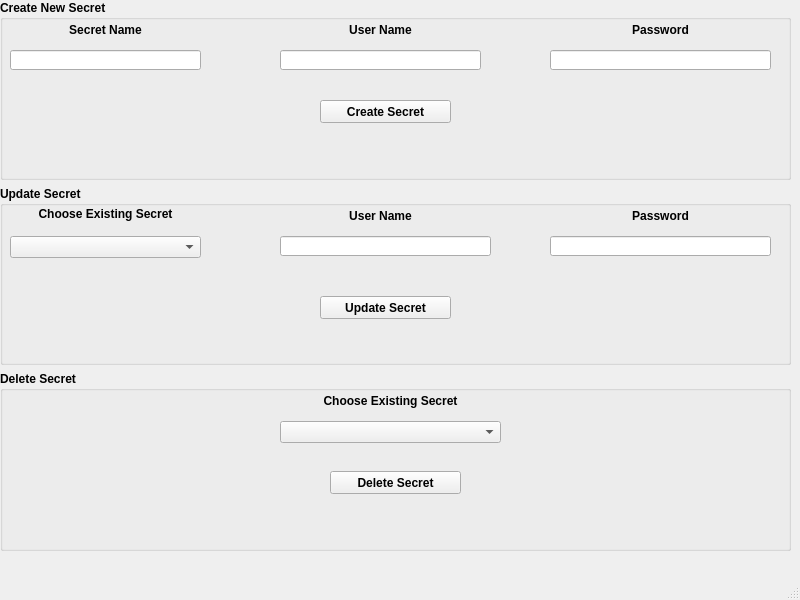
<?xml version="1.0" encoding="UTF-8"?>
<ui version="4.0">
 <class>MainWindow</class>
 <widget class="QMainWindow" name="MainWindow">
  <property name="geometry">
   <rect>
    <x>0</x>
    <y>0</y>
    <width>800</width>
    <height>600</height>
   </rect>
  </property>
  <property name="windowTitle">
   <string>ACG Secrets Manager</string>
  </property>
  <property name="windowIcon">
   <iconset resource="resources.qrc">
    <normaloff>:/logo.jpg</normaloff>:/logo.jpg</iconset>
  </property>
  <widget class="QWidget" name="centralwidget">
   <widget class="QWidget" name="verticalLayoutWidget">
    <property name="geometry">
     <rect>
      <x>0</x>
      <y>0</y>
      <width>791</width>
      <height>551</height>
     </rect>
    </property>
    <layout class="QVBoxLayout" name="verticalLayout">
     <item>
      <widget class="QGroupBox" name="groupBox">
       <property name="font">
        <font>
         <weight>75</weight>
         <bold>true</bold>
        </font>
       </property>
       <property name="title">
        <string>Create New Secret</string>
       </property>
       <widget class="QLabel" name="label">
        <property name="geometry">
         <rect>
          <x>10</x>
          <y>20</y>
          <width>191</width>
          <height>20</height>
         </rect>
        </property>
        <property name="font">
         <font>
          <weight>75</weight>
          <bold>true</bold>
         </font>
        </property>
        <property name="text">
         <string>Secret Name</string>
        </property>
        <property name="alignment">
         <set>Qt::AlignCenter</set>
        </property>
       </widget>
       <widget class="QLabel" name="label_2">
        <property name="geometry">
         <rect>
          <x>280</x>
          <y>20</y>
          <width>201</width>
          <height>20</height>
         </rect>
        </property>
        <property name="font">
         <font>
          <weight>75</weight>
          <bold>true</bold>
         </font>
        </property>
        <property name="text">
         <string>User Name</string>
        </property>
        <property name="alignment">
         <set>Qt::AlignCenter</set>
        </property>
       </widget>
       <widget class="QLabel" name="label_3">
        <property name="geometry">
         <rect>
          <x>550</x>
          <y>20</y>
          <width>221</width>
          <height>20</height>
         </rect>
        </property>
        <property name="font">
         <font>
          <weight>75</weight>
          <bold>true</bold>
         </font>
        </property>
        <property name="text">
         <string>Password</string>
        </property>
        <property name="alignment">
         <set>Qt::AlignCenter</set>
        </property>
       </widget>
       <widget class="QLineEdit" name="le_secret_nm">
        <property name="geometry">
         <rect>
          <x>10</x>
          <y>50</y>
          <width>191</width>
          <height>20</height>
         </rect>
        </property>
       </widget>
       <widget class="QLineEdit" name="le_secret_uname">
        <property name="geometry">
         <rect>
          <x>280</x>
          <y>50</y>
          <width>201</width>
          <height>20</height>
         </rect>
        </property>
       </widget>
       <widget class="QLineEdit" name="le_secret_pw">
        <property name="geometry">
         <rect>
          <x>550</x>
          <y>50</y>
          <width>221</width>
          <height>20</height>
         </rect>
        </property>
        <property name="inputMask">
         <string notr="true"/>
        </property>
        <property name="echoMode">
         <enum>QLineEdit::Password</enum>
        </property>
       </widget>
       <widget class="QPushButton" name="btn_create">
        <property name="geometry">
         <rect>
          <x>320</x>
          <y>100</y>
          <width>131</width>
          <height>23</height>
         </rect>
        </property>
        <property name="text">
         <string>Create Secret</string>
        </property>
       </widget>
       <widget class="QLabel" name="lbl_create">
        <property name="geometry">
         <rect>
          <x>10</x>
          <y>130</y>
          <width>771</width>
          <height>31</height>
         </rect>
        </property>
        <property name="text">
         <string/>
        </property>
       </widget>
      </widget>
     </item>
     <item>
      <widget class="QGroupBox" name="groupBox_2">
       <property name="font">
        <font>
         <weight>75</weight>
         <bold>true</bold>
        </font>
       </property>
       <property name="title">
        <string>Update Secret</string>
       </property>
       <widget class="QComboBox" name="cmb_Update">
        <property name="geometry">
         <rect>
          <x>10</x>
          <y>50</y>
          <width>191</width>
          <height>22</height>
         </rect>
        </property>
       </widget>
       <widget class="QLabel" name="label_4">
        <property name="geometry">
         <rect>
          <x>10</x>
          <y>20</y>
          <width>191</width>
          <height>16</height>
         </rect>
        </property>
        <property name="font">
         <font>
          <weight>75</weight>
          <bold>true</bold>
         </font>
        </property>
        <property name="text">
         <string>Choose Existing Secret</string>
        </property>
        <property name="alignment">
         <set>Qt::AlignCenter</set>
        </property>
       </widget>
       <widget class="QLineEdit" name="le_secret_pw_up">
        <property name="geometry">
         <rect>
          <x>550</x>
          <y>50</y>
          <width>221</width>
          <height>20</height>
         </rect>
        </property>
        <property name="inputMask">
         <string notr="true"/>
        </property>
        <property name="echoMode">
         <enum>QLineEdit::Password</enum>
        </property>
       </widget>
       <widget class="QLineEdit" name="le_secret_uname_up">
        <property name="geometry">
         <rect>
          <x>280</x>
          <y>50</y>
          <width>211</width>
          <height>20</height>
         </rect>
        </property>
       </widget>
       <widget class="QLabel" name="label_5">
        <property name="geometry">
         <rect>
          <x>280</x>
          <y>20</y>
          <width>201</width>
          <height>20</height>
         </rect>
        </property>
        <property name="font">
         <font>
          <weight>75</weight>
          <bold>true</bold>
         </font>
        </property>
        <property name="text">
         <string>User Name</string>
        </property>
        <property name="alignment">
         <set>Qt::AlignCenter</set>
        </property>
       </widget>
       <widget class="QLabel" name="label_6">
        <property name="geometry">
         <rect>
          <x>550</x>
          <y>20</y>
          <width>221</width>
          <height>20</height>
         </rect>
        </property>
        <property name="font">
         <font>
          <weight>75</weight>
          <bold>true</bold>
         </font>
        </property>
        <property name="text">
         <string>Password</string>
        </property>
        <property name="alignment">
         <set>Qt::AlignCenter</set>
        </property>
       </widget>
       <widget class="QPushButton" name="btn_update">
        <property name="geometry">
         <rect>
          <x>320</x>
          <y>110</y>
          <width>131</width>
          <height>23</height>
         </rect>
        </property>
        <property name="text">
         <string>Update Secret</string>
        </property>
       </widget>
       <widget class="QLabel" name="lbl_update">
        <property name="geometry">
         <rect>
          <x>10</x>
          <y>140</y>
          <width>771</width>
          <height>21</height>
         </rect>
        </property>
        <property name="text">
         <string/>
        </property>
       </widget>
      </widget>
     </item>
     <item>
      <widget class="QGroupBox" name="groupBox_3">
       <property name="font">
        <font>
         <weight>75</weight>
         <bold>true</bold>
        </font>
       </property>
       <property name="title">
        <string>Delete Secret</string>
       </property>
       <widget class="QComboBox" name="cmd_delete">
        <property name="geometry">
         <rect>
          <x>280</x>
          <y>50</y>
          <width>221</width>
          <height>22</height>
         </rect>
        </property>
       </widget>
       <widget class="QLabel" name="label_7">
        <property name="geometry">
         <rect>
          <x>280</x>
          <y>20</y>
          <width>221</width>
          <height>20</height>
         </rect>
        </property>
        <property name="font">
         <font>
          <weight>75</weight>
          <bold>true</bold>
         </font>
        </property>
        <property name="text">
         <string>Choose Existing Secret</string>
        </property>
        <property name="alignment">
         <set>Qt::AlignCenter</set>
        </property>
       </widget>
       <widget class="QPushButton" name="btn_delete">
        <property name="geometry">
         <rect>
          <x>330</x>
          <y>100</y>
          <width>131</width>
          <height>23</height>
         </rect>
        </property>
        <property name="text">
         <string>Delete Secret</string>
        </property>
       </widget>
       <widget class="QLabel" name="lbl_delete">
        <property name="geometry">
         <rect>
          <x>0</x>
          <y>140</y>
          <width>781</width>
          <height>21</height>
         </rect>
        </property>
        <property name="text">
         <string/>
        </property>
       </widget>
      </widget>
     </item>
    </layout>
   </widget>
  </widget>
  <widget class="QMenuBar" name="menubar">
   <property name="geometry">
    <rect>
     <x>0</x>
     <y>0</y>
     <width>800</width>
     <height>21</height>
    </rect>
   </property>
  </widget>
  <widget class="QStatusBar" name="statusbar"/>
 </widget>
 <tabstops>
  <tabstop>le_secret_nm</tabstop>
  <tabstop>le_secret_uname</tabstop>
  <tabstop>le_secret_pw</tabstop>
  <tabstop>btn_create</tabstop>
  <tabstop>cmb_Update</tabstop>
  <tabstop>le_secret_uname_up</tabstop>
  <tabstop>le_secret_pw_up</tabstop>
  <tabstop>btn_update</tabstop>
  <tabstop>cmd_delete</tabstop>
  <tabstop>btn_delete</tabstop>
 </tabstops>
 <resources>
  <include location="resources.qrc"/>
 </resources>
 <connections/>
</ui>
